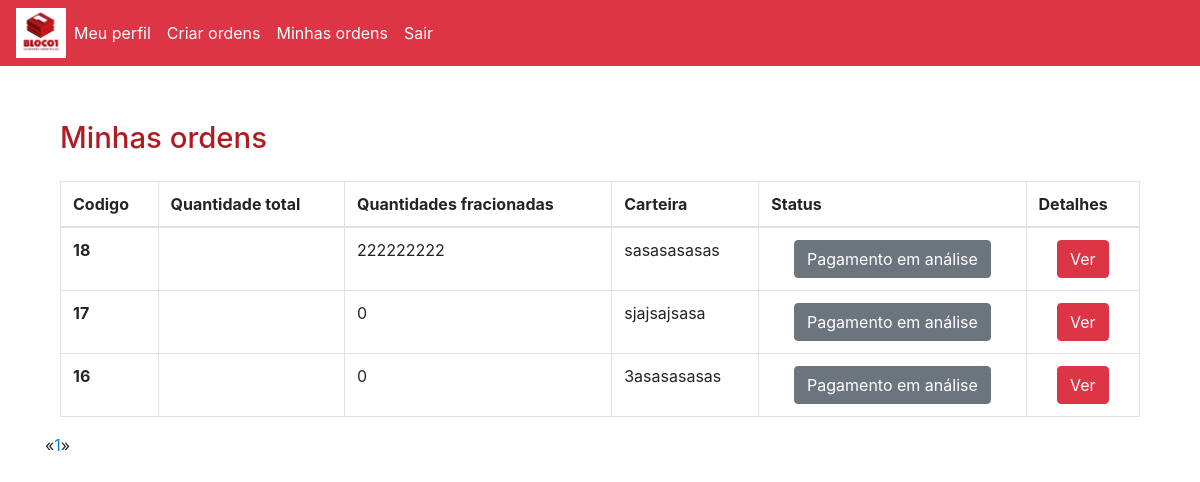
The app's page /telas/minhas_ordens.php (signed in) with its own data.
### tables this page shows
CREATE TABLE `ordens` (
  `cod` int(11) NOT NULL,
  `valor_total` varchar(30) NOT NULL,
  `quantidade` varchar(20) NOT NULL,
  `carteira` varchar(150) NOT NULL,
  `tipo` varchar(50) NOT NULL,
  `nome` varchar(100) NOT NULL,
  `tamanho` varchar(50) NOT NULL,
  `email` varchar(50) NOT NULL,
  `valor_compra` varchar(20) NOT NULL,
  `valor_venda` varchar(20) NOT NULL,
  `valor_ordem` varchar(20) NOT NULL,
  `data` date NOT NULL,
  `hora` varchar(10) NOT NULL,
  `status` int(11) NOT NULL
);

### Telas/sessao.php (called while the page is built, shortened)
<?php
$nivel=$_SESSION['nivel'];
if($nivel == 2 || $nivel == 3){
    $logado = $_SESSION['email'];
}else{
    $logado = $_SESSION['email'];
    $nivel=$_SESSION['nivel'];
}
?>

### Telas/minhas_ordens.php (the view, shortened to what this page needs)
<?php
 include "../Telas/sessao.php";
 include "../Back/conexao.php";
 include "menu.php";
?>
<?php
$pagina = (isset($_GET['pagina']))? $_GET['pagina'] : 1;
$result_produtos = "SELECT * FROM ordens where email = '$logado'";
$resultado_produtos = mysqli_query($link, $result_produtos);
$total_produtos = mysqli_num_rows($resultado_produtos);
$quantidade_pg = 5;
$num_pagina = ceil($total_produtos/$quantidade_pg);
$inicio = ($quantidade_pg*$pagina)-$quantidade_pg;
				$pagina_anterior = $pagina - 1;
				$pagina_posterior = $pagina + 1;
			?>
<div class="container">
    <div class="col-md-12">
        <h2 class="espaco-padrao">Minhas ordens </h2>
</div>
<div class="col-md-12">
<table class="table table-bordered">
  <thead>
    <tr>
      <th scope="col">Codigo</th>
      <th scope="col">Quantidade total</th>
      <th scope="col">Quantidades fracionadas</th>
      <th scope="col">Carteira</th>
      <th scope="col">Status</th>
      <th scope="col">Detalhes</th>
    </tr>
  </thead>
  <tbody>
    <tr>
        <?php
        $consulta = "SELECT * FROM ordens where email = '$logado' order by cod desc limit $inicio,$quantidade_pg ";
        $resultado = mysqli_query($link,$consulta);
        foreach ($resultado as $rows){
            $codigo = $rows['cod'];
            $valor_total = $rows['valor_total'];
            $quantidade = $rows['quantidade'];
            $carteira = $rows['carteira'];
            $status = $rows['status'];
            ?>
        <div class="col-md-12">
            <div class="row">
      <th scope="row"><?php echo $codigo?></th>
            </div>
        </div>
        <div class="col-md-12">
            <div class="row">
      <th scope="row"><?php echo $valor_total?></th>
            </div>
        </div>
        <div class="col-md-12">
            <div class="row">
      <td><?php echo  $quantidade ?></td>
            </div>
        </div>
        <div class="col-md-12">
            <div class="row">
      <td><?php echo $carteira ?></td>
            </div>
        </div>
        <div class="col-md-12">
            <div class="row">
      <td align="center"><?php
      if ($status == 0){
        echo "<button type='button' align='center' class='btn btn-secondary'>Pagamento em análise</button>";
      }elseif($status == 1){
        echo "<button type='button' align='center' class='btn btn-warning'>Pagamento aprovado</button>";
     }elseif($status == 2){
        echo "<button type='button' align='center' class='btn btn-danger'>Pagamento reprovado</button>";
      }elseif($status == 3){
        echo "<button type='button' align='center' class='btn btn-dark'>Processando</button>";
      }else{
        echo "<button type='button' align='center' class='btn btn-success'>Ordem concluída</button>";
      }
       ?></td>
       </div>
        </div>
        <div class="col-md-12">
            <div class="row">
       <td align='center'><a href="../adm/ordens.php?cod= <?=$codigo;?>"><button type="button" class="btn btn-danger">Ver</button></a></td>
            </div>
        </div>
    </tr>
         <?php
        }
        ?>
        </tbody>
</table>
    </div>
					<nav class="text-center">
				<ul class="pagination">
					<li>
						<?php
						if($pagina_anterior != 0){ ?>
							<a class='pagina' href="minhas_ordens.php?pagina=<?php echo $pagina_anterior; ?>" aria-label="Previous">
								<span aria-hidden="true">&laquo;</span>
							</a>
						<?php }else{ ?>
							<span aria-hidden="true">&laquo;</span>
					<?php }  ?>
					</li>
					<?php
					for($i = 1; $i < $num_pagina + 1; $i++){ ?>
						<li><a class='pagina' href="minhas_ordens.php?pagina=<?php echo $i; ?>"><?php echo $i; ?></a></li>
					<?php } ?>
					<li>
						<?php
						if($pagina_posterior <= $num_pagina){ ?>
							<a class='pagina' href="minhas_odens.php?pagina=<?php echo $pagina_posterior; ?>" aria-label="Previous">
								<span aria-hidden="true">&raquo;</span>
							</a>
						<?php }else{ ?>
							<span aria-hidden="true">&raquo;</span>
					<?php }  ?>
					</li>
				</ul>
			</nav>
		</div>

### style/style.css (style rules this page uses)
.espaco-padrao { margin-top:5%!important; }
h2 { color:#AF1D23!important; font-size:22pt; }
.table { overflow: scroll!important; }

### records on screen
ordens: cod "18", quantidade "222222222", carteira "sasasasasas", status "Pagamento em análise"
ordens: cod "17", quantidade "0", carteira "sjajsajsasa", status "Pagamento em análise"
ordens: cod "16", quantidade "0", carteira "3asasasasas", status "Pagamento em análise"
